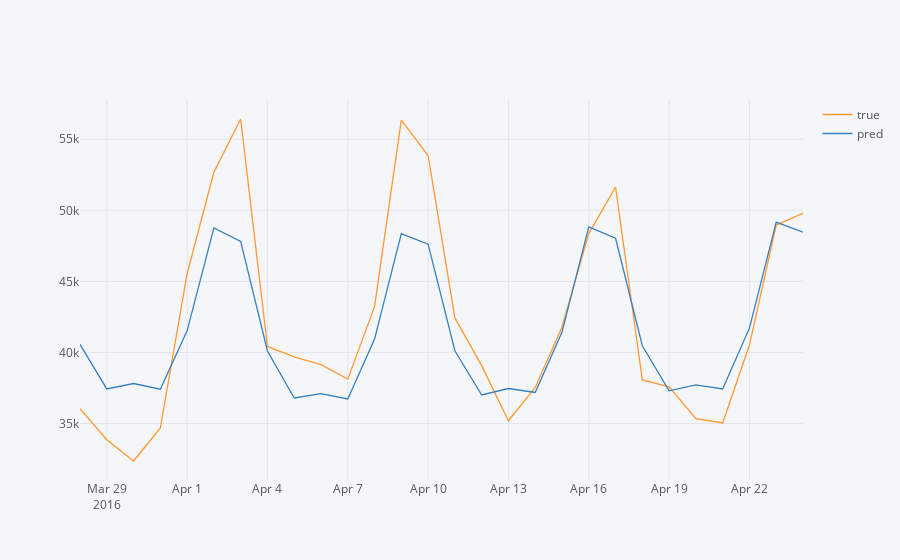

Notebook code for this chart:
### Code cell
pd.DataFrame({"true":test_total, "pred": predicted_ff}).iplot()

### Figure 1 — Plotly figure (JSON) as saved in the notebook; plotly's stock layout.template omitted (floating-point values rounded to 4 significant figures)
{"data": [{"line": {"color": "rgba(255, 153, 51, 1.0)", "dash": "solid", "shape": "linear", "width": 1.3}, "mode": "lines", "name": "true", "text": "", "type": "scatter", "x": ["2016-03-28", "2016-03-29", "2016-03-30", "2016-03-31", "2016-04-01", "2016-04-02", "2016-04-03", "2016-04-04", "2016-04-05", "2016-04-06", "2016-04-07", "2016-04-08", "2016-04-09", "2016-04-10", "2016-04-11", "2016-04-12", "2016-04-13", "2016-04-14", "2016-04-15", "2016-04-16", "2016-04-17", "2016-04-18", "2016-04-19", "2016-04-20", "2016-04-21", "2016-04-22", "2016-04-23", "2016-04-24"], "y": [36041, 33857, 32359, 34681, 45536, 52672, 56425, 40418, 39683, 39134, 38116, 43220, 56340, 53856, 42427, 39069, 35193, 37529, 41789, 48362, 51640, 38059, 37570, 35343, 35033, 40517, 48962, 49795]}, {"line": {"color": "rgba(55, 128, 191, 1.0)", "dash": "solid", "shape": "linear", "width": 1.3}, "mode": "lines", "name": "pred", "text": "", "type": "scatter", "x": ["2016-03-28", "2016-03-29", "2016-03-30", "2016-03-31", "2016-04-01", "2016-04-02", "2016-04-03", "2016-04-04", "2016-04-05", "2016-04-06", "2016-04-07", "2016-04-08", "2016-04-09", "2016-04-10", "2016-04-11", "2016-04-12", "2016-04-13", "2016-04-14", "2016-04-15", "2016-04-16", "2016-04-17", "2016-04-18", "2016-04-19", "2016-04-20", "2016-04-21", "2016-04-22", "2016-04-23", "2016-04-24"], "y": [40560.0, 37430.0, 37810.0, 37410.0, 41520.0, 48760.0, 47810.0, 40100.0, 36790.0, 37100.0, 36730.0, 40940.0, 48360.0, 47620.0, 40120.0, 37000.0, 37460.0, 37180.0, 41430.0, 48830.0, 48030.0, 40470.0, 37290.0, 37710.0, 37430.0, 41710.0, 49170.0, 48460.0]}], "layout": {"autosize": true, "legend": {"bgcolor": "#F5F6F9", "font": {"color": "#4D5663"}}, "paper_bgcolor": "#F5F6F9", "plot_bgcolor": "#F5F6F9", "title": {"font": {"color": "#4D5663"}}, "xaxis": {"autorange": true, "gridcolor": "#E1E5ED", "range": ["2016-03-28", "2016-04-24"], "showgrid": true, "tickfont": {"color": "#4D5663"}, "title": {"font": {"color": "#4D5663"}, "text": ""}, "type": "date", "zerolinecolor": "#E1E5ED"}, "yaxis": {"autorange": true, "gridcolor": "#E1E5ED", "range": [31022, 57762], "showgrid": true, "tickfont": {"color": "#4D5663"}, "title": {"font": {"color": "#4D5663"}, "text": ""}, "type": "linear", "zerolinecolor": "#E1E5ED"}}}
